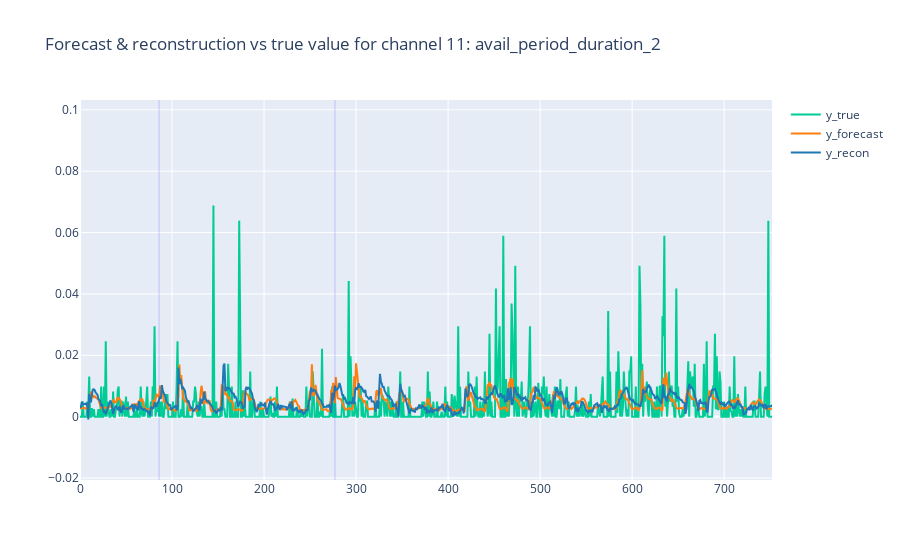
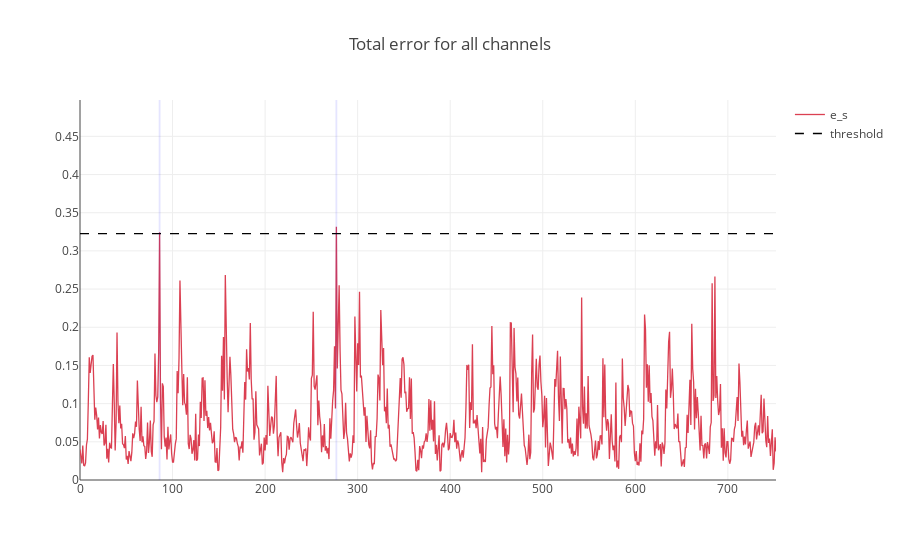

Write notebook code for charts like these, in order.
### Markdown cell above
## Interactive plot 
- Forecasted value, reconstructed value and actual value for one channel (feature) are plotted in the first plot. You can also specify start and end to limit the x-axis.
- Time steps with actual (true) anomalies are visualized by a light red rectangel, while predicted anomalies by a light blue rectangel. If anomalies are predicted correctly the color of the rectangle will therefore be purple. 
- In the second plot the anomaly score (error) is visualized, together with the threshold used to predict anomalies. To toggle between the error of the channel and the total error for all channels, use ```show_tot_err```.

### Code cell
# r = "4872-4875"
# start, end = int(r.split('-')[0])-200, int(r.split('-')[1])+100

start, end = None, None
plotter.plot_channel(channel=11, type="test", show_tot_err=True, start=start, end=end)

### Figure 1 — Plotly figure (JSON) as saved in the notebook; plotly's stock layout.template omitted (floating-point values rounded to 4 significant figures; data arrays with more than 128 entries replaced by an {"elided": "..."} marker saying what was removed)
{"data": [{"line": {"color": "rgb(0, 204, 150, 0.5)"}, "name": "y_true", "type": "scatter", "x": {"elided": "753 int values"}, "y": {"elided": "753 float values"}}, {"line": {"color": "rgb(255, 127, 14, 1)"}, "name": "y_forecast", "type": "scatter", "x": {"elided": "753 int values"}, "y": {"elided": "753 float values"}}, {"line": {"color": "rgb(31, 119, 180, 1)"}, "name": "y_recon", "type": "scatter", "x": {"elided": "753 int values"}, "y": {"elided": "753 float values"}}], "layout": {"shapes": [{"fillcolor": "blue", "line": {"width": 0}, "opacity": 0.1, "type": "rect", "x0": 85, "x1": 87, "y0": -0.02064, "y1": 0.1032}, {"fillcolor": "blue", "line": {"width": 0}, "opacity": 0.1, "type": "rect", "x0": 276, "x1": 278, "y0": -0.02064, "y1": 0.1032}], "showlegend": true, "title": {"text": "Forecast & reconstruction vs true value for channel 11: avail_period_duration_2 "}, "yaxis": {"range": [-0.02064, 0.1032]}}}

### Figure 2 — Plotly figure (JSON) as saved in the notebook; plotly's stock layout.template omitted (floating-point values rounded to 4 significant figures; data arrays with more than 128 entries replaced by an {"elided": "..."} marker saying what was removed)
{"data": [{"line": {"color": "rgba(219, 64, 82, 1.0)", "shape": "linear", "width": 1.3}, "mode": "lines", "name": "e_s", "text": "", "type": "scatter", "x": {"elided": "753 int values"}, "y": {"elided": "753 float values"}}, {"line": {"color": "rgba(0, 0, 0, 1.0)", "dash": "dash", "shape": "linear", "width": 1.3}, "mode": "lines", "name": "threshold", "text": "", "type": "scatter", "x": {"elided": "753 int values"}, "y": {"elided": "753 float values"}}], "layout": {"shapes": [{"fillcolor": "blue", "line": {"width": 0}, "opacity": 0.1, "type": "rect", "x0": 85, "x1": 87, "y0": 0, "y1": 0.4976}, {"fillcolor": "blue", "line": {"width": 0}, "opacity": 0.1, "type": "rect", "x0": 276, "x1": 278, "y0": 0, "y1": 0.4976}], "title": "Total error for all channels", "yaxis": {"range": [0, 0.4976]}}}
